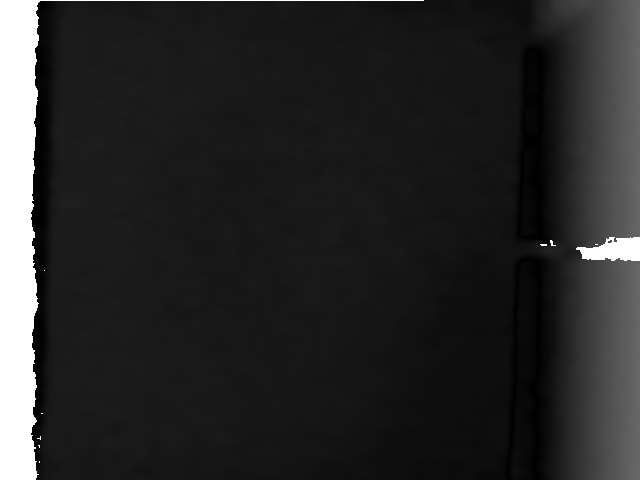
#> input picture RealSense_Images/Depth_0.png, 640 x 480 px; its folder holds 4 pictures in this run
$ python slice_corners.py
#> lines starting #> are read from the running program, lines starting #| are printed output that depends on the picture; after the words box and inside, x2 and y2 are one past the last pixel; in counts of white or black regions, pixels touching at a corner belong together
"""Functions for image preprocessing"""
import numpy as np
import cv2

def pooling(img, step):
    """Min pooling operation. It helps to remove image distortion."""
    for i in range(0, 480, step):
        for j in range(0, 640, step):
            min_value = img[i:i+step, j:j+step].max()
            img[i:i+step, j:j+step] = min_value
    return img

for i in range(0, 31):
    start1_img = cv2.cvtColor(cv2.imread(f"./RealSense_Images/Depth_{i}.png"),
                              cv2.COLOR_BGR2GRAY)
#> start1_img: shape (480, 640); min 0, max 255, mean 40.6
    end1_img= pooling(start1_img.copy(), 2)
    start2_img = cv2.cvtColor(cv2.imread(f"./RealSense_Images/Depth_{i + 1}.png"),
                              cv2.COLOR_BGR2GRAY)
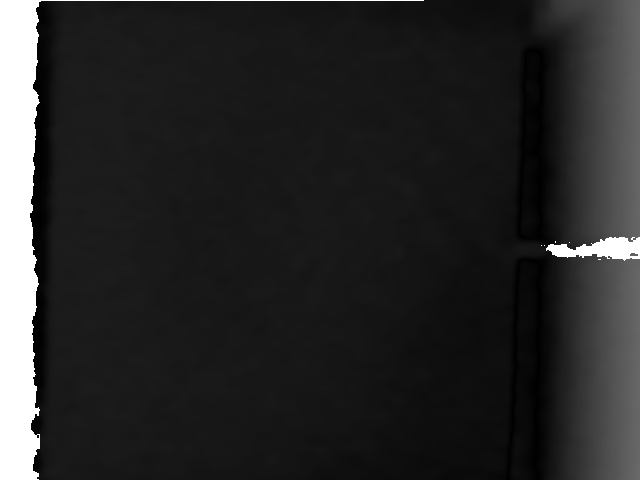
#> input picture RealSense_Images/Depth_1.png, 640 x 480 px
#> start2_img: shape (480, 640); min 0, max 255, mean 40.6
    end2_img= pooling(start2_img.copy(), 2)

    diff = end2_img - end1_img
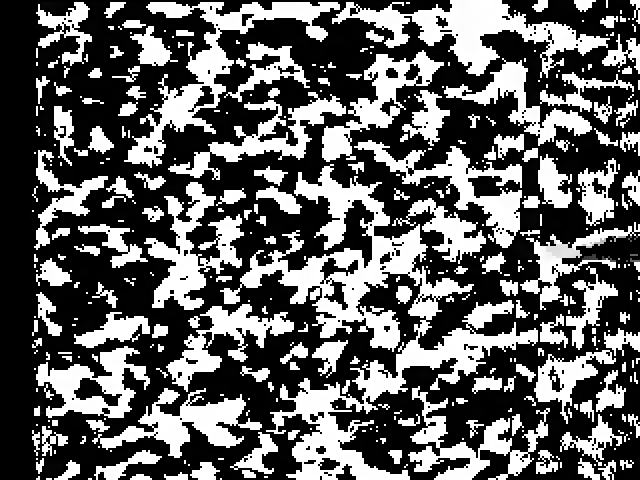
#> diff: shape (480, 640); min 0, max 255, mean 96.9

    lower_bound = 10
    upper_bound = 180

    # Создаем маску
    mask = np.zeros_like(diff)  # Инициализируем маску нулями (черным цветом)
    mask[(diff >= lower_bound) & (diff <= upper_bound)] = 255  # Устанавливаем белый цвет для пикселей внутри границ

    pooled_mask = pooling(mask.copy(), 2)
    cv2.imshow("Final", pooled_mask)
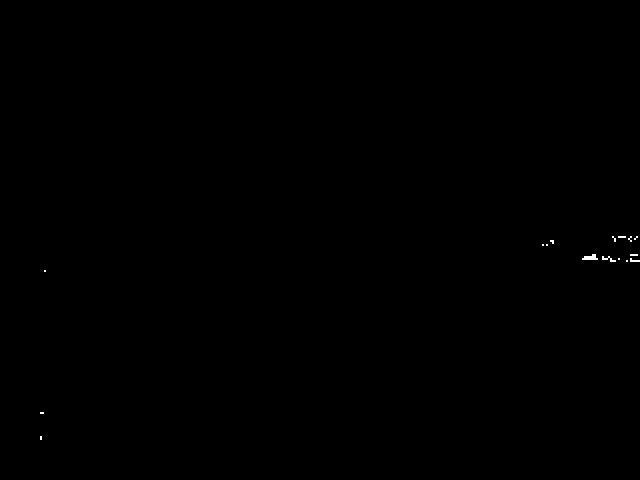
#> window 'Final': shape (480, 640); 0.08% white in thin lines or dots, all inside (x1, y1, x2, y2) = (40, 236, 640, 440)

    contours, _ = cv2.findContours(pooled_mask, cv2.RETR_EXTERNAL, cv2.CHAIN_APPROX_SIMPLE)

    # Выделение объекта на втором изображении
    maxContour = contours[0]
    for contour in contours[1::]:
        # Searching max area of contours
        if cv2.contourArea(contour) > cv2.contourArea(maxContour):
            maxContour = contour

    (x, y, w, h) = cv2.boundingRect(maxContour)
    cv2.rectangle(start2_img, (x, y), (x + w, y + h), (0, 255, 0), 2)
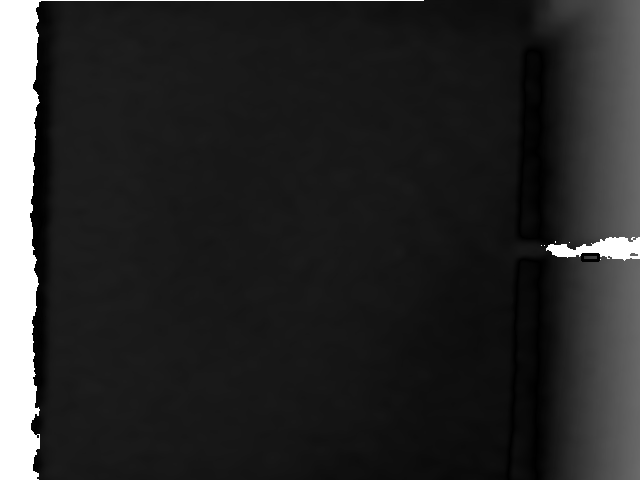
#> start2_img: shape (480, 640); min 0, max 255, mean 40.5
    cv2.imshow("Contour", start2_img)

    color_img = cv2.imread(f"./RealSense_Images/Color_{i + 1}.png")
    # cv2.rectangle(color_img, (x, y), (x + w, y + h), (0, 255, 0), 2)
    # cv2.imshow("Contour color", color_img)

#> (the run stopped early here; a loop or call above may not have finished)
